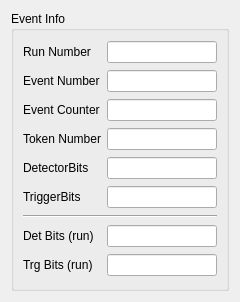
<ui version="4.0" >
 <class>EventInfoUi</class>
 <widget class="QFrame" name="EventInfoUi" >
  <property name="geometry" >
   <rect>
    <x>0</x>
    <y>0</y>
    <width>240</width>
    <height>302</height>
   </rect>
  </property>
  <property name="sizePolicy" >
   <sizepolicy vsizetype="Preferred" hsizetype="Fixed" >
    <horstretch>0</horstretch>
    <verstretch>0</verstretch>
   </sizepolicy>
  </property>
  <property name="frameShape" >
   <enum>QFrame::NoFrame</enum>
  </property>
  <property name="frameShadow" >
   <enum>QFrame::Plain</enum>
  </property>
  <layout class="QHBoxLayout" >
   <item>
    <widget class="QGroupBox" name="groupBox" >
     <property name="title" >
      <string>Event Info</string>
     </property>
     <layout class="QGridLayout" name="gridLayout" >
      <item row="0" column="0" >
       <widget class="QLabel" name="runLabel" >
        <property name="text" >
         <string>Run Number</string>
        </property>
        <property name="wordWrap" >
         <bool>false</bool>
        </property>
       </widget>
      </item>
      <item row="0" column="1" >
       <widget class="QLineEdit" name="run" >
        <property name="readOnly" >
         <bool>true</bool>
        </property>
       </widget>
      </item>
      <item row="1" column="0" >
       <widget class="QLabel" name="eventLabel" >
        <property name="text" >
         <string>Event Number</string>
        </property>
        <property name="wordWrap" >
         <bool>false</bool>
        </property>
       </widget>
      </item>
      <item row="1" column="1" >
       <widget class="QLineEdit" name="event" >
        <property name="readOnly" >
         <bool>true</bool>
        </property>
       </widget>
      </item>
      <item row="2" column="0" >
       <widget class="QLabel" name="countLabel" >
        <property name="text" >
         <string>Event Counter</string>
        </property>
        <property name="wordWrap" >
         <bool>false</bool>
        </property>
       </widget>
      </item>
      <item row="2" column="1" >
       <widget class="QLineEdit" name="count" >
        <property name="readOnly" >
         <bool>true</bool>
        </property>
       </widget>
      </item>
      <item row="3" column="0" >
       <widget class="QLabel" name="tokenLabel" >
        <property name="text" >
         <string>Token Number</string>
        </property>
        <property name="wordWrap" >
         <bool>false</bool>
        </property>
       </widget>
      </item>
      <item row="3" column="1" >
       <widget class="QLineEdit" name="token" >
        <property name="readOnly" >
         <bool>true</bool>
        </property>
       </widget>
      </item>
      <item row="4" column="0" >
       <widget class="QLabel" name="trigBitLabel" >
        <property name="text" >
         <string>DetectorBits</string>
        </property>
        <property name="wordWrap" >
         <bool>false</bool>
        </property>
       </widget>
      </item>
      <item row="4" column="1" >
       <widget class="QLineEdit" name="detectorBits" />
      </item>
      <item row="5" column="0" >
       <widget class="QLabel" name="detBitLabel" >
        <property name="text" >
         <string>TriggerBits</string>
        </property>
        <property name="wordWrap" >
         <bool>false</bool>
        </property>
       </widget>
      </item>
      <item row="5" column="1" >
       <widget class="QLineEdit" name="triggerBits" />
      </item>
      <item row="6" column="0" colspan="2" >
       <widget class="Line" name="line1" >
        <property name="frameShape" >
         <enum>QFrame::HLine</enum>
        </property>
        <property name="frameShadow" >
         <enum>QFrame::Sunken</enum>
        </property>
       </widget>
      </item>
      <item row="7" column="0" >
       <widget class="QLabel" name="textLabel1" >
        <property name="text" >
         <string>Det Bits (run)</string>
        </property>
        <property name="wordWrap" >
         <bool>false</bool>
        </property>
       </widget>
      </item>
      <item row="7" column="1" >
       <widget class="QLineEdit" name="detectorBitsRun" />
      </item>
      <item row="8" column="0" >
       <widget class="QLabel" name="textLabel2" >
        <property name="text" >
         <string>Trg Bits (run)</string>
        </property>
        <property name="wordWrap" >
         <bool>false</bool>
        </property>
       </widget>
      </item>
      <item row="8" column="1" >
       <widget class="QLineEdit" name="triggerBitsRun" />
      </item>
     </layout>
    </widget>
   </item>
  </layout>
 </widget>
 <resources/>
 <connections/>
</ui>
